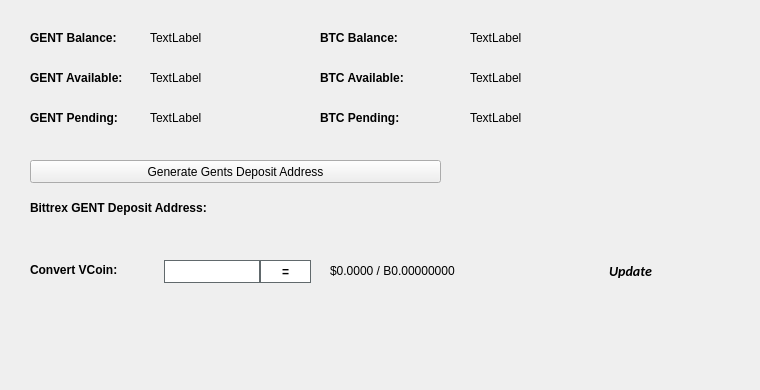
   <widget class="QWidget" name="BalanceTab">
    <attribute name="title">
     <string>Balance</string>
    </attribute>
    <widget class="QLabel" name="BitcoinBalanceLabel">
     <property name="geometry">
      <rect>
       <x>470</x>
       <y>30</y>
       <width>150</width>
       <height>16</height>
      </rect>
     </property>
     <property name="text">
      <string>TextLabel</string>
     </property>
    </widget>
    <widget class="QLabel" name="GENTBalanceLabel">
     <property name="geometry">
      <rect>
       <x>150</x>
       <y>30</y>
       <width>150</width>
       <height>16</height>
      </rect>
     </property>
     <property name="text">
      <string>TextLabel</string>
     </property>
    </widget>
    <widget class="QLabel" name="label_11">
     <property name="geometry">
      <rect>
       <x>30</x>
       <y>30</y>
       <width>101</width>
       <height>16</height>
      </rect>
     </property>
     <property name="font">
      <font>
       <weight>75</weight>
       <bold>true</bold>
      </font>
     </property>
     <property name="text">
      <string>GENT Balance:</string>
     </property>
    </widget>
    <widget class="QLabel" name="label_12">
     <property name="geometry">
      <rect>
       <x>320</x>
       <y>30</y>
       <width>101</width>
       <height>16</height>
      </rect>
     </property>
     <property name="font">
      <font>
       <weight>75</weight>
       <bold>true</bold>
      </font>
     </property>
     <property name="text">
      <string>BTC Balance:</string>
     </property>
    </widget>
    <widget class="QLabel" name="GENTAvailableLabel_2">
     <property name="geometry">
      <rect>
       <x>150</x>
       <y>70</y>
       <width>150</width>
       <height>16</height>
      </rect>
     </property>
     <property name="text">
      <string>TextLabel</string>
     </property>
    </widget>
    <widget class="QLabel" name="label_13">
     <property name="geometry">
      <rect>
       <x>30</x>
       <y>70</y>
       <width>111</width>
       <height>16</height>
      </rect>
     </property>
     <property name="font">
      <font>
       <weight>75</weight>
       <bold>true</bold>
      </font>
     </property>
     <property name="text">
      <string>GENT Available:</string>
     </property>
    </widget>
    <widget class="QLabel" name="label_14">
     <property name="geometry">
      <rect>
       <x>30</x>
       <y>110</y>
       <width>101</width>
       <height>16</height>
      </rect>
     </property>
     <property name="font">
      <font>
       <weight>75</weight>
       <bold>true</bold>
      </font>
     </property>
     <property name="text">
      <string>GENT Pending:</string>
     </property>
    </widget>
    <widget class="QLabel" name="GENTPendingLabel">
     <property name="geometry">
      <rect>
       <x>150</x>
       <y>110</y>
       <width>150</width>
       <height>16</height>
      </rect>
     </property>
     <property name="text">
      <string>TextLabel</string>
     </property>
    </widget>
    <widget class="QLabel" name="label_15">
     <property name="geometry">
      <rect>
       <x>320</x>
       <y>70</y>
       <width>111</width>
       <height>16</height>
      </rect>
     </property>
     <property name="font">
      <font>
       <weight>75</weight>
       <bold>true</bold>
      </font>
     </property>
     <property name="text">
      <string>BTC Available:</string>
     </property>
    </widget>
    <widget class="QLabel" name="BitcoinAvailableLabel">
     <property name="geometry">
      <rect>
       <x>470</x>
       <y>70</y>
       <width>150</width>
       <height>16</height>
      </rect>
     </property>
     <property name="text">
      <string>TextLabel</string>
     </property>
    </widget>
    <widget class="QLabel" name="label_31">
     <property name="geometry">
      <rect>
       <x>320</x>
       <y>110</y>
       <width>111</width>
       <height>16</height>
      </rect>
     </property>
     <property name="font">
      <font>
       <weight>75</weight>
       <bold>true</bold>
      </font>
     </property>
     <property name="text">
      <string>BTC Pending:</string>
     </property>
    </widget>
    <widget class="QLabel" name="BitcoinPendingLabel">
     <property name="geometry">
      <rect>
       <x>470</x>
       <y>110</y>
       <width>150</width>
       <height>16</height>
      </rect>
     </property>
     <property name="text">
      <string>TextLabel</string>
     </property>
    </widget>
    <widget class="QLabel" name="label_33">
     <property name="geometry">
      <rect>
       <x>30</x>
       <y>200</y>
       <width>221</width>
       <height>16</height>
      </rect>
     </property>
     <property name="font">
      <font>
       <weight>75</weight>
       <bold>true</bold>
      </font>
     </property>
     <property name="text">
      <string>Bittrex GENT Deposit Address:</string>
     </property>
    </widget>
    <widget class="QPushButton" name="GenDepositBTN">
     <property name="geometry">
      <rect>
       <x>30</x>
       <y>160</y>
       <width>411</width>
       <height>23</height>
      </rect>
     </property>
     <property name="text">
      <string>Generate Gents Deposit Address</string>
     </property>
     <property name="icon">
      <iconset resource="../gents.qrc">
       <normaloff>:/icons/bitcoin</normaloff>:/icons/bitcoin</iconset>
     </property>
    </widget>
    <widget class="QLabel" name="DepositAddressLabel">
     <property name="geometry">
      <rect>
       <x>200</x>
       <y>200</y>
       <width>261</width>
       <height>16</height>
      </rect>
     </property>
     <property name="palette">
      <palette>
       <active>
        <colorrole role="WindowText">
         <brush brushstyle="SolidPattern">
          <color alpha="255">
           <red>0</red>
           <green>0</green>
           <blue>0</blue>
          </color>
         </brush>
        </colorrole>
        <colorrole role="Text">
         <brush brushstyle="SolidPattern">
          <color alpha="255">
           <red>0</red>
           <green>0</green>
           <blue>255</blue>
          </color>
         </brush>
        </colorrole>
       </active>
       <inactive>
        <colorrole role="WindowText">
         <brush brushstyle="SolidPattern">
          <color alpha="255">
           <red>0</red>
           <green>0</green>
           <blue>0</blue>
          </color>
         </brush>
        </colorrole>
        <colorrole role="Text">
         <brush brushstyle="SolidPattern">
          <color alpha="255">
           <red>0</red>
           <green>0</green>
           <blue>255</blue>
          </color>
         </brush>
        </colorrole>
       </inactive>
       <disabled>
        <colorrole role="WindowText">
         <brush brushstyle="SolidPattern">
          <color alpha="255">
           <red>120</red>
           <green>120</green>
           <blue>120</blue>
          </color>
         </brush>
        </colorrole>
        <colorrole role="Text">
         <brush brushstyle="SolidPattern">
          <color alpha="255">
           <red>120</red>
           <green>120</green>
           <blue>120</blue>
          </color>
         </brush>
        </colorrole>
       </disabled>
      </palette>
     </property>
     <property name="font">
      <font>
       <weight>75</weight>
       <bold>true</bold>
      </font>
     </property>
     <property name="text">
      <string/>
     </property>
     <property name="alignment">
      <set>Qt::AlignRight|Qt::AlignTrailing|Qt::AlignVCenter</set>
     </property>
     <property name="textInteractionFlags">
      <set>Qt::LinksAccessibleByMouse|Qt::TextSelectableByKeyboard|Qt::TextSelectableByMouse</set>
     </property>
    </widget>
    <widget class="QLabel" name="label_8">
     <property name="geometry">
      <rect>
       <x>460</x>
       <y>300</y>
       <width>281</width>
       <height>81</height>
      </rect>
     </property>
     <property name="text">
      <string/>
     </property>
     <property name="pixmap">
      <pixmap>:/images/bittrex</pixmap>
     </property>
    </widget>
    <widget class="QWidget" name="widgetConversion" native="true">
     <property name="geometry">
      <rect>
       <x>0</x>
       <y>250</y>
       <width>751</width>
       <height>43</height>
      </rect>
     </property>
     <property name="minimumSize">
      <size>
       <width>0</width>
       <height>43</height>
      </size>
     </property>
     <property name="styleSheet">
      <string notr="true"/>
     </property>
     <widget class="QPushButton" name="btnUpdateMarketData">
      <property name="geometry">
       <rect>
        <x>575</x>
        <y>0</y>
        <width>111</width>
        <height>41</height>
       </rect>
      </property>
      <property name="sizePolicy">
       <sizepolicy hsizetype="Expanding" vsizetype="Expanding">
        <horstretch>0</horstretch>
        <verstretch>0</verstretch>
       </sizepolicy>
      </property>
      <property name="font">
       <font>
        <family>calibri</family>
        <pointsize>-1</pointsize>
        <weight>75</weight>
        <italic>true</italic>
        <bold>true</bold>
       </font>
      </property>
      <property name="styleSheet">
       <string notr="true">margin:0px;text-align:center;padding:2px;border-radius:3px;font-style:italic;width:100px;font-size:14px;font-family:calibri;font-weight:600;</string>
      </property>
      <property name="text">
       <string>Update</string>
      </property>
      <property name="iconSize">
       <size>
        <width>150</width>
        <height>35</height>
       </size>
      </property>
      <property name="autoDefault">
       <bool>true</bool>
      </property>
      <property name="default">
       <bool>true</bool>
      </property>
     </widget>
     <widget class="QLabel" name="lblConvertVCoin">
      <property name="geometry">
       <rect>
        <x>30</x>
        <y>10</y>
        <width>131</width>
        <height>20</height>
       </rect>
      </property>
      <property name="styleSheet">
       <string notr="true"/>
      </property>
      <property name="text">
       <string>&lt;html&gt;&lt;head/&gt;&lt;body&gt;&lt;p&gt;&lt;span style=&quot; font-weight:600;&quot;&gt;Convert VCoin:&lt;/span&gt;&lt;/p&gt;&lt;/body&gt;&lt;/html&gt;</string>
      </property>
     </widget>
     <widget class="QLineEdit" name="txtConvertVCoinQty">
      <property name="geometry">
       <rect>
        <x>160</x>
        <y>10</y>
        <width>100</width>
        <height>23</height>
       </rect>
      </property>
      <property name="minimumSize">
       <size>
        <width>100</width>
        <height>23</height>
       </size>
      </property>
      <property name="maximumSize">
       <size>
        <width>100</width>
        <height>16777215</height>
       </size>
      </property>
      <property name="styleSheet">
       <string notr="true">border: 1px solid #61696c;margin-left:4px;</string>
      </property>
     </widget>
     <widget class="QPushButton" name="btnConvertGents">
      <property name="geometry">
       <rect>
        <x>260</x>
        <y>10</y>
        <width>51</width>
        <height>23</height>
       </rect>
      </property>
      <property name="minimumSize">
       <size>
        <width>0</width>
        <height>23</height>
       </size>
      </property>
      <property name="styleSheet">
       <string notr="true">border:1px solid #61696c;background:white;font-weight:600;</string>
      </property>
      <property name="text">
       <string>=</string>
      </property>
     </widget>
     <widget class="QLabel" name="lblConvertVCoinResults">
      <property name="geometry">
       <rect>
        <x>330</x>
        <y>0</y>
        <width>201</width>
        <height>41</height>
       </rect>
      </property>
      <property name="styleSheet">
       <string notr="true"/>
      </property>
      <property name="text">
       <string>$0.0000 / B0.00000000</string>
      </property>
     </widget>
     <widget class="QLabel" name="iconOverviewUpdateWait">
      <property name="geometry">
       <rect>
        <x>670</x>
        <y>10</y>
        <width>24</width>
        <height>24</height>
       </rect>
      </property>
      <property name="text">
       <string/>
      </property>
      <property name="pixmap">
       <pixmap resource="../gents.qrc">:/icons/transaction_1</pixmap>
      </property>
      <property name="scaledContents">
       <bool>true</bool>
      </property>
      <property name="alignment">
       <set>Qt::AlignCenter</set>
      </property>
     </widget>
    </widget>
   </widget>
